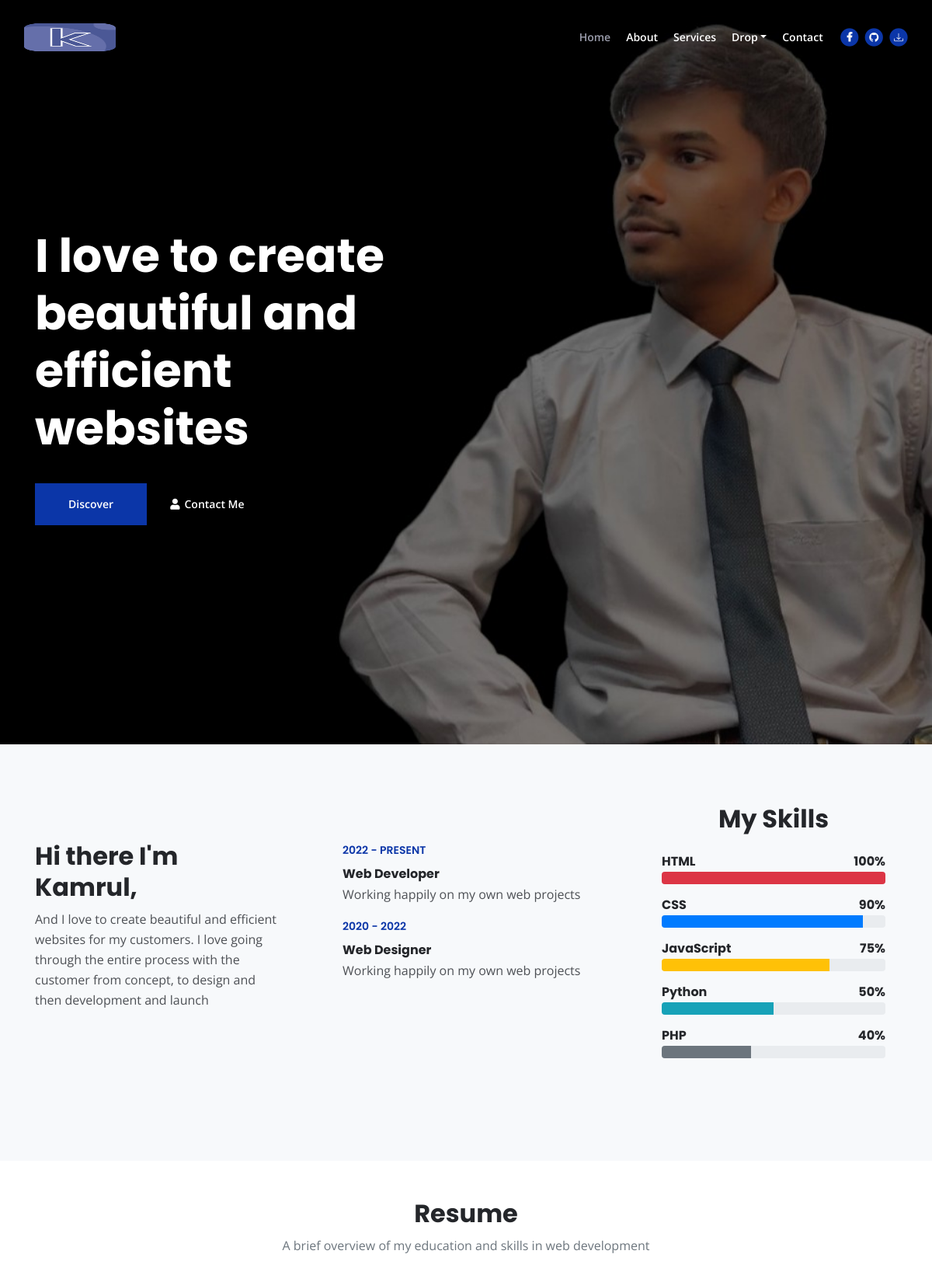
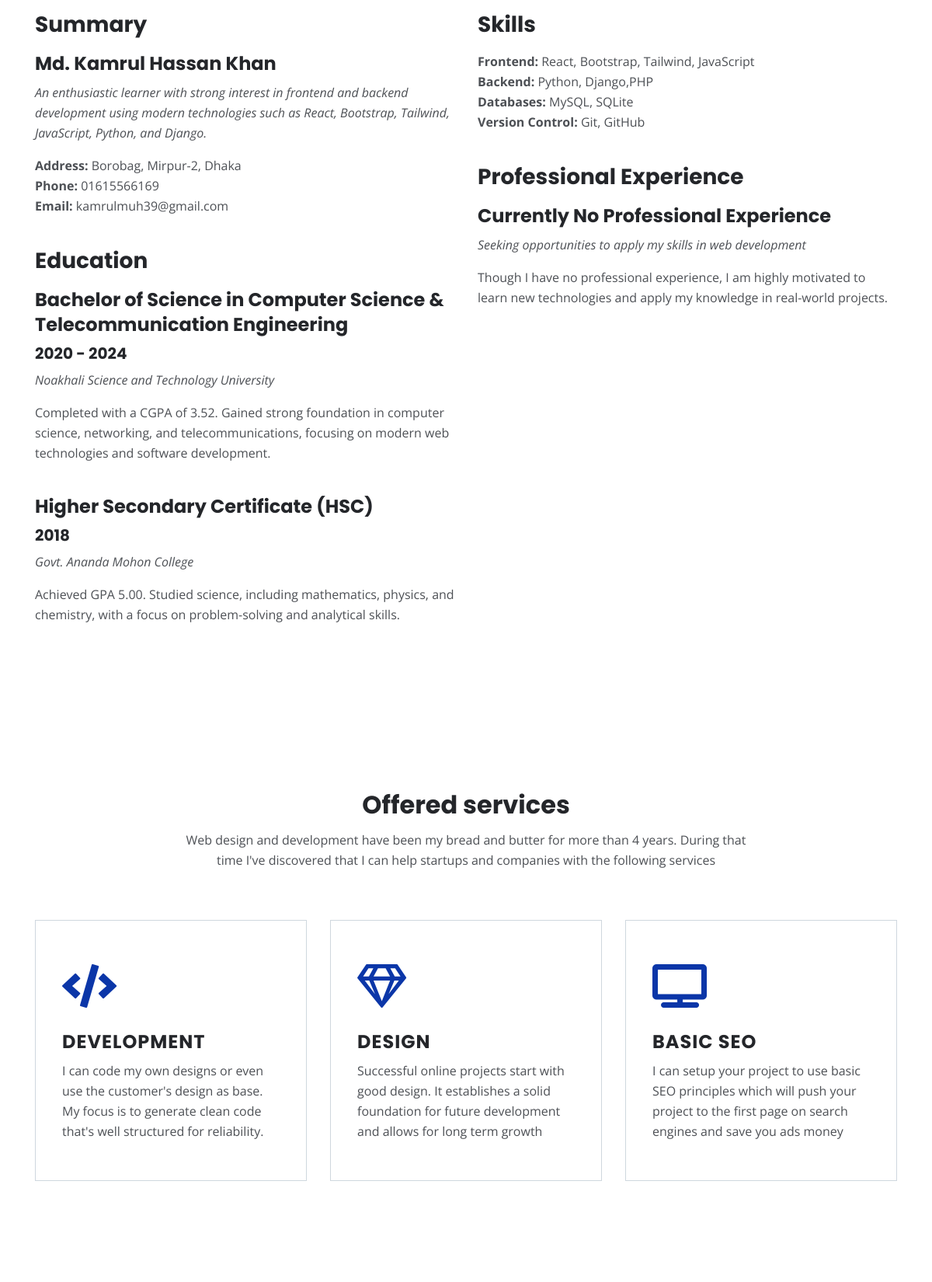
The page / (upper part) on the database its author committed (2 pictures, top to bottom).
### store/models.py (models this page shows)
class Service(models.Model):
    icon = models.CharField(max_length=100)
    title = models.CharField(max_length=100)
    discription = models.CharField(max_length=300)

### store/views.py (the view)
# urls.py: path('', index, name='index'),
def index(request):
    service=Service.objects.all()
    return render(request,'index.html',{'service':service})

### store/templates/index.html (shortened to what this page needs)
<!DOCTYPE html>
<html lang="en">
<head>
    {% load static %}
     <link href="https://cdn.jsdelivr.net/npm/bootstrap@5.3.0-alpha1/dist/css/bootstrap.min.css" rel="stylesheet">
    <link href="https://cdn.jsdelivr.net/npm/aos@2.3.1/dist/aos.css" rel="stylesheet">
    <link href="https://stackpath.bootstrapcdn.com/bootstrap/4.5.2/css/bootstrap.min.css" rel="stylesheet">
    <link href="https://cdn.jsdelivr.net/npm/bootstrap-icons/font/bootstrap-icons.css" rel="stylesheet">
    <link href="{% static 'css/bootstrap.css'%}" rel="stylesheet">
    <link href="{% static 'css/fontawesome-all.css'%}" rel="stylesheet">
	<link href="{% static 'css/styles.css'%}" rel="stylesheet">
</head>
<body data-spy="scroll" data-target=".fixed-top">
    <nav class="navbar navbar-expand-lg fixed-top navbar-dark">
        <div class="container">
            <a class="navbar-brand logo-image" href="{% url 'index'%}"><img src="{% static 'images/letter-k.png'%}" alt="alternative"></a>
            <div class="navbar-collapse offcanvas-collapse" id="navbarsExampleDefault">
                <ul class="navbar-nav ml-auto">
                    <li class="nav-item">
                        <a class="nav-link page-scroll" href="#header">Home <span class="sr-only">(current)</span></a>
                    </li>
                    <li class="nav-item">
                        <a class="nav-link page-scroll" href="#about">About</a>
                    </li>
                    <li class="nav-item">
                        <a class="nav-link page-scroll" href="#services">Services</a>
                    </li>
                    <li class="nav-item dropdown">
                        <a class="nav-link dropdown-toggle" href="#" id="dropdown01" data-toggle="dropdown" aria-haspopup="true" aria-expanded="false">Drop</a>
                    </li>
                    <li class="nav-item">
                        <a class="nav-link page-scroll" href="#contact">Contact</a>
                    </li>
                </ul>
                <span class="nav-item social-icons">
                    <span class="fa-stack">
                        <a href="https://www.facebook.com/profile.php?id=100005753928227">
                            <i class="fas fa-circle fa-stack-2x"></i>
                            <i class="fab fa-facebook-f fa-stack-1x"></i>
                        </a>
                    </span>
                    <span class="fa-stack">
                        <a href="https://github.com/kamrul2000">
                            <i class="fas fa-circle fa-stack-2x"></i>
                            <i class="bi bi-github fa-stack-1x"></i>
                        </a>
                    </span>
                    <span class="fa-stack">
                        <a href="https://drive.google.com/file/d/1XfwSVVU0YAMJg2NxuqpPsIYDfnDTTWhS/view?usp=drive_link" download="Kamrul_Hassan_Resume.pdf">
                            <i class="fas fa-circle fa-stack-2x"></i>
                            <i class="bi bi-download fa-stack-1x"></i>
                        </a>
                    </span>
                </span>
            </div>
        </div>
    </nav>
     {% load static %}
    <header id="header" class="header" style="background-image: url('{% static "images/bg1.jpg" %}');">
        <div class="container">
            <div class="row">
                <div class="col-lg-6">
                    <div class="text-container">
                        <h1 class="h1-large">I love to create beautiful and efficient websites</h1>
                        <a class="btn-solid-lg page-scroll" href="#about">Discover</a>
                        <a class="btn-outline-lg page-scroll" href="#contact"><i class="fas fa-user"></i>Contact Me</a>
                    </div>
                </div>
            </div>
        </div>
    </header>
    <div id="about" class="basic-1 bg-gray">
        <div class="container">
            <div class="row">
                <div class="col-lg-4">
                    <div class="text-container first">
                        <h2>Hi there I'm Kamrul,</h2>
                        <p>And I love to create beautiful and efficient websites for my customers. I love going through the entire process with the customer from concept, to design and then development and launch</p>
                    </div>
                </div>
                <div class="col-lg-4">
                    <div class="text-container second">
                        <div class="time">2022 - PRESENT</div>
                        <h6>Web Developer</h6>
                        <p>Working happily on my own web projects</p>
                        <div class="time">2020 - 2022</div>
                        <h6>Web Designer</h6>
                        <p>Working happily on my own web projects</p>
                    </div>
                </div>
                <div class="col-lg-4">
                 <div class="text-container third">
                    <div class="container mt-n5">
                      <h2 class="text-center mb-4">My Skills</h2>
                        <div class="mb-3">
                            <h6>HTML <span class="float-right">100%</span></h6>
                            <div class="progress">
                                <div class="progress-bar bg-danger" role="progressbar" style="width: 100%;" aria-valuenow="100" aria-valuemin="0" aria-valuemax="100"></div>
                            </div>
                        </div>
                        <div class="mb-3">
                            <h6>CSS <span class="float-right">90%</span></h6>
                            <div class="progress">
                                <div class="progress-bar bg-primary" role="progressbar" style="width: 90%;" aria-valuenow="90" aria-valuemin="0" aria-valuemax="100"></div>
                            </div>
                        </div>
                        <div class="mb-3">
                            <h6>JavaScript <span class="float-right">75%</span></h6>
                            <div class="progress">
                                <div class="progress-bar bg-warning" role="progressbar" style="width: 75%;" aria-valuenow="75" aria-valuemin="0" aria-valuemax="100"></div>
                            </div>
                        </div>
                        <div class="mb-3">
                            <h6>Python <span class="float-right">50%</span></h6>
                            <div class="progress">
                                <div class="progress-bar bg-info" role="progressbar" style="width: 50%;" aria-valuenow="50" aria-valuemin="0" aria-valuemax="100"></div>
                            </div>
                        </div>
                        <div class="mb-3">
                            <h6>PHP <span class="float-right">40%</span></h6>
                            <div class="progress">
                                <div class="progress-bar bg-secondary" role="progressbar" style="width: 40%;" aria-valuenow="40" aria-valuemin="0" aria-valuemax="100"></div>
                            </div>
                        </div>
                    </div>
                 </div>
                </div>
            </div>
        </div>
    </div>
<section id="resume" class="resume section py-5">
  <div class="container section-title text-center" data-aos="fade-up">
    <h2 class="font-weight-bold">Resume</h2>
    <p class="text-muted">A brief overview of my education and skills in web development</p>
  </div>
  <div class="container mt-5">
    <div class="row">
      <div class="col-lg-6" data-aos="fade-up" data-aos-delay="100">
        <h3 class="resume-title font-weight-bold mb-3">Summary</h3>
        <div class="resume-item pb-4">
          <h4>Md. Kamrul Hassan Khan</h4>
          <p><em>An enthusiastic learner with strong interest in frontend and backend development using modern technologies such as React, Bootstrap, Tailwind, JavaScript, Python, and Django.</em></p>
          <ul class="list-unstyled">
            <li><strong>Address:</strong> Borobag, Mirpur-2, Dhaka</li>
            <li><strong>Phone:</strong> 01615566169</li>
            <li><strong>Email:</strong> kamrulmuh39@gmail.com</li>
          </ul>
        </div>
        <h3 class="resume-title font-weight-bold mb-3">Education</h3>
        <div class="resume-item pb-4">
          <h4>Bachelor of Science in Computer Science &amp; Telecommunication Engineering</h4>
          <h5>2020 - 2024</h5>
          <p><em>Noakhali Science and Technology University</em></p>
          <p>Completed with a CGPA of 3.52. Gained strong foundation in computer science, networking, and telecommunications, focusing on modern web technologies and software development.</p>
        </div>
        <div class="resume-item pb-4">
          <h4>Higher Secondary Certificate (HSC)</h4>
          <h5>2018</h5>
          <p><em>Govt. Ananda Mohon College</em></p>
          <p>Achieved GPA 5.00. Studied science, including mathematics, physics, and chemistry, with a focus on problem-solving and analytical skills.</p>
        </div>
      </div>
      <div class="col-lg-6" data-aos="fade-up" data-aos-delay="200">
        <h3 class="resume-title font-weight-bold mb-3">Skills</h3>
        <div class="resume-item pb-4">
          <ul class="list-unstyled">
            <li><strong>Frontend:</strong> React, Bootstrap, Tailwind, JavaScript</li>
            <li><strong>Backend:</strong> Python, Django,PHP</li>
            <li><strong>Databases:</strong> MySQL, SQLite</li>
            <li><strong>Version Control:</strong> Git, GitHub</li>
          </ul>
        </div>
        <h3 class="resume-title font-weight-bold mb-3">Professional Experience</h3>
        <div class="resume-item pb-4">
          <h4>Currently No Professional Experience</h4>
          <p><em>Seeking opportunities to apply my skills in web development</em></p>
          <p>Though I have no professional experience, I am highly motivated to learn new technologies and apply my knowledge in real-world projects.</p>
        </div>
      </div>
    </div>
  </div>
</section>
    <div id="services" class="basic-2">
        <div class="container">
            <div class="row">
                <div class="col-lg-12">
                    <h2 class="h2-heading">Offered services</h2>
                    <p class="p-heading">Web design and development have been my bread and butter for more than 4 years. During that time I've discovered that I can help startups and companies with the following services</p>
                </div>
            </div>
            <div class="row">
               {% for c in service%}
                <div class="col-lg-4">
                    <div class="text-box">
                        <i class="{{ c.icon}}"></i>
                        <h4>{{ c.title}}</h4>
                        <p>{{c.discription}}</p>
                    </div>
                </div>
                {% endfor %}
                </div>
            </div>
        </div>
{% load static %}
</body>
</html>

### rows shown on the page
Service: title "DEVELOPMENT", discription "I can code my own designs or even use the customer's design as base. My focus is to generate clean code that's well structured for reliability."
Service: title "DESIGN", discription "Successful online projects start with good design. It establishes a solid foundation for future development and allows for long term growth"
Service: title "BASIC SEO", discription "I can setup your project to use basic SEO principles which will push your project to the first page on search engines and save you ads money"
